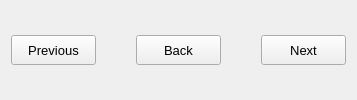
            <widget class="QWidget" name="navBarWidget" native="true">
             <layout class="QHBoxLayout" name="_2">
              <property name="spacing">
               <number>0</number>
              </property>
              <property name="leftMargin">
               <number>11</number>
              </property>
              <property name="topMargin">
               <number>11</number>
              </property>
              <property name="rightMargin">
               <number>11</number>
              </property>
              <property name="bottomMargin">
               <number>11</number>
              </property>
              <item>
               <widget class="QPushButton" name="previousButton">
                <property name="minimumSize">
                 <size>
                  <width>85</width>
                  <height>30</height>
                 </size>
                </property>
                <property name="font">
                 <font>
                  <pointsize>10</pointsize>
                 </font>
                </property>
                <property name="toolTip">
                 <string>Previous page button</string>
                </property>
                <property name="accessibleName">
                 <string/>
                </property>
                <property name="accessibleDescription">
                 <string>push button to access previous page of wizard</string>
                </property>
                <property name="text">
                 <string>Previous</string>
                </property>
               </widget>
              </item>
              <item>
               <spacer name="horizontalSpacer">
                <property name="orientation">
                 <enum>Qt::Horizontal</enum>
                </property>
                <property name="sizeHint" stdset="0">
                 <size>
                  <width>40</width>
                  <height>20</height>
                 </size>
                </property>
               </spacer>
              </item>
              <item>
               <widget class="QPushButton" name="backButton">
                <property name="minimumSize">
                 <size>
                  <width>85</width>
                  <height>30</height>
                 </size>
                </property>
                <property name="font">
                 <font>
                  <pointsize>10</pointsize>
                 </font>
                </property>
                <property name="toolTip">
                 <string>Cancel account create/link</string>
                </property>
                <property name="accessibleName">
                 <string/>
                </property>
                <property name="accessibleDescription">
                 <string>push button to cancel account creation or linking</string>
                </property>
                <property name="text">
                 <string>Back</string>
                </property>
               </widget>
              </item>
              <item>
               <spacer name="horizontalSpacer_13">
                <property name="orientation">
                 <enum>Qt::Horizontal</enum>
                </property>
                <property name="sizeHint" stdset="0">
                 <size>
                  <width>40</width>
                  <height>20</height>
                 </size>
                </property>
               </spacer>
              </item>
              <item>
               <widget class="QPushButton" name="nextButton">
                <property name="minimumSize">
                 <size>
                  <width>85</width>
                  <height>30</height>
                 </size>
                </property>
                <property name="maximumSize">
                 <size>
                  <width>85</width>
                  <height>30</height>
                 </size>
                </property>
                <property name="font">
                 <font>
                  <pointsize>10</pointsize>
                 </font>
                </property>
                <property name="toolTip">
                 <string>Next page Button</string>
                </property>
                <property name="accessibleName">
                 <string/>
                </property>
                <property name="accessibleDescription">
                 <string>Push button to access next page of wizard</string>
                </property>
                <property name="text">
                 <string>Next</string>
                </property>
                <property name="flat">
                 <bool>false</bool>
                </property>
               </widget>
              </item>
             </layout>
            </widget>
